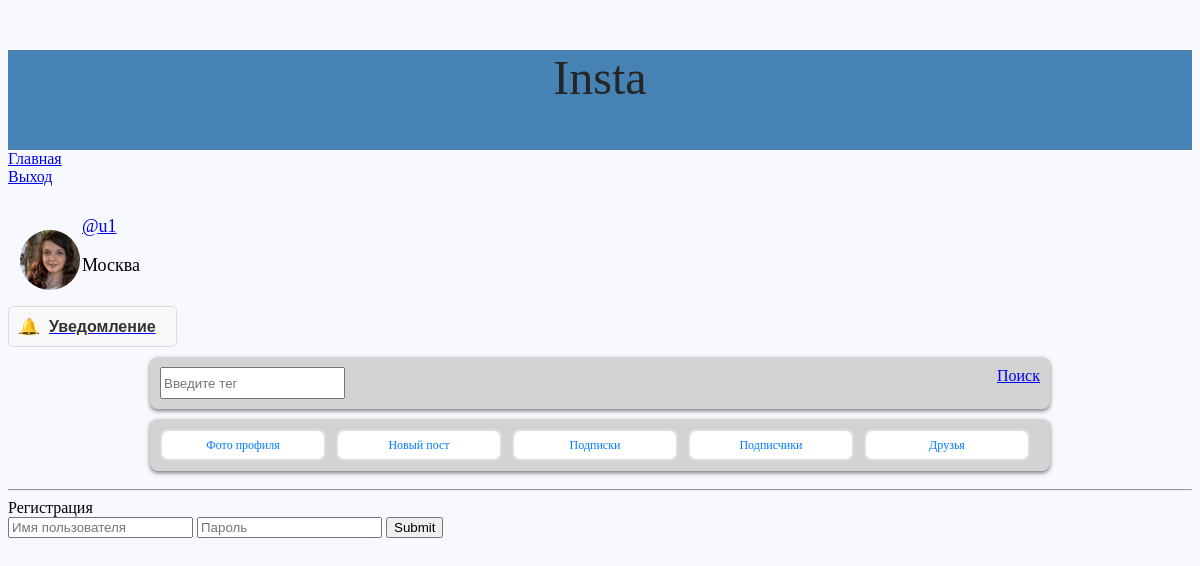
The page /register/ (signed in) on the database its author committed.
### photo_app/models.py (models this page shows, shortened)
class User(AbstractUser):
    email_validator = EmailValidator()
    phone_number = models.CharField(max_length=12, blank=True)
    email = models.EmailField(
        ("email address"),
        unique=False,
        blank=False,
        null=False,
        validators=[email_validator],
    )
    sity = models.CharField(max_length=12, blank=True)
    profile_picture = models.ImageField(
        upload_to="profile_pics/", blank=True, verbose_name="Фото профиля"
    )
    on_the_list = models.BooleanField(default=False)

### photo_app/auth_user/auth_login.py (the view, shortened to what this page needs)
# urls.py: path("register/", auth_login.register_view, name="register"),
def register_view(request):
    return render(request, "register/register.html")

### photo_app/context_processors/context.py (called while the page is built)
def cart_user(request):
    if request.user.is_authenticated:
        username = User.objects.get(username=request.user.username)
        user_notification_komy = username.notification_komy.filter(
            is_read=False
        ).exists()
        if user_notification_komy:
            print("ЕСТЬ УВЕДОМЛЕНИЯ")
            notification = True
        else:
            print("НЕТ УВЕДОЛЕНИЙ")
            notification = False
        return {"user_context": username, "notification": notification}
    return {"x": 0}

def count_like(request):
    return {"count_like": 7777777}

### photo_app/templates/register/register.html (shortened to what this page needs)
{% extends 'other/main.html' %}
{% block content %}
  <div>Регистрация</div>
  <form method="POST">
    <input type="text" name="username" placeholder="Имя пользователя" />
    <input type="text" name="password" placeholder="Пароль" />
    <input type="submit" name="" id="" />
  </form>
{% endblock %}

### photo_app/templates/other/cart_user.html (shortened to what this page needs)
<div class="user-widget">
  {% if user_context.profile_picture %}
    <div>
      <img class="user-widget-img" src="{{ user_context.profile_picture.url }}" alt="фото" width="50px" />
    </div>
  {% else %}
    <div>
      <img class="user-widget-img" src="/static/img/head.png" alt="фото" width="50" />
    </div>
  {% endif %}
  <div class="user-widget-info">
    <p class="user-widget-info-name">
      <a class="href_widget" href="{% url 'user_profile' user_context %}">@{{ user_context }}</a>
    </p>
    {% if user.sity != '' %}
      <p class="user-widget-info-title">{{ user_context.sity }}</p>
    {% endif %}
  </div>
</div>
{% if notification %}
  <a href="{% url 'notification' %}">
    <div class="notification">
      <span class="notification-icon">🔔</span>
      <span class="notification-title">Уведомление</span>
    </div>
  </a>
{% endif %}

### photo_app/templates/other/cart_user.html (style rules this page uses)
.notification { background-color: #f9f9f9; color: #333; border: 1px solid #ddd; border-radius: 5px; padding: 10px; margin: 10px 0; font-family: Arial, sans-serif; display: flex; align-items: center; }
.notification-title { font-weight: bold; margin-right: 10px; }
.notification-icon { margin-right: 10px; }
.user-widget-info, .href_widget { font-size: 1.5vw; }
.user-widget-img { border-radius: 50px; width: clamp(5vw, 2vw, 3.5vw); }
.user-widget { width: clamp(1.5vw, 1.5vw, 2.5vw); margin: 1vw; display: flex; align-items: flex-end; gap: 2px; }

### photo_app/templates/other/main.html (style rules this page uses)
a { width: fit-content; }
body { background-color: ghostwhite; }

### rows shown on the page
User: profile_picture (picture), username "u1", sity "Москва"
